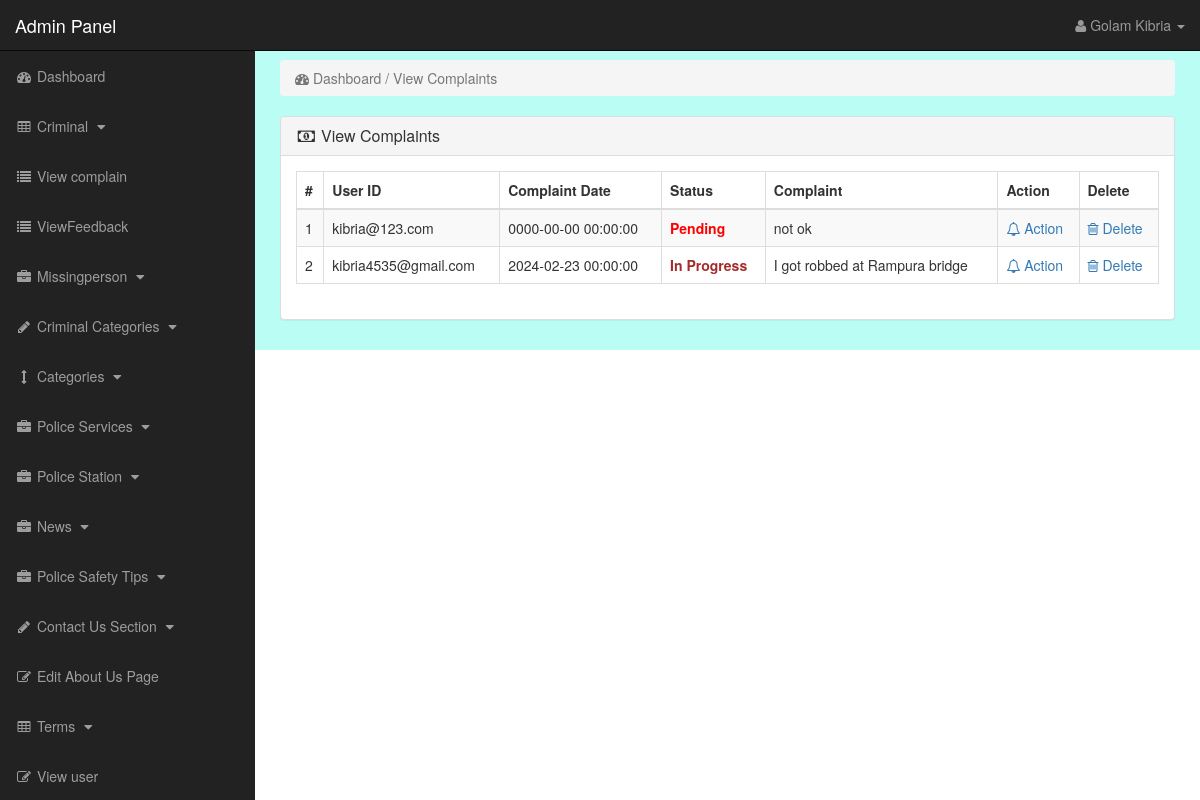
Screenshot of /admin_area/index.php?view_comp (signed in) with the database file from the repository.
### tables this page shows
CREATE TABLE `user_comp` (
  `comp_id` int(11) NOT NULL,
  `user_id` int(11) NOT NULL,
  `comp_date` datetime NOT NULL,
  `comp_status` varchar(50) NOT NULL,
  `complaint` text NOT NULL
);

CREATE TABLE `user` (
  `user_id` int(10) NOT NULL,
  `user_name` varchar(255) NOT NULL,
  `user_email` varchar(255) NOT NULL,
  `user_pass` varchar(255) NOT NULL,
  `user_country` text NOT NULL,
  `user_city` text NOT NULL,
  `user_contact` varchar(255) NOT NULL,
  `user_address` text NOT NULL,
  `user_image` text NOT NULL,
  `user_ip` varchar(255) NOT NULL,
  `user_confirm_code` text NOT NULL
);

### admin_area/view_comp.php (the view, shortened to what this page needs)
<?php
if(!isset($_SESSION['admin_email'])){
    echo "<script>window.open('login.php','_self')</script>";
} else {
?>
<div class="row">
    <div class="col-lg-12">
        <ol class="breadcrumb">
            <li class="active">
                <i class="fa fa-dashboard"></i> Dashboard / View Complaints
            </li>
        </ol>
    </div>
</div>
<div class="row">
    <div class="col-lg-12">
        <div class="panel panel-default">
            <div class="panel-heading">
                <h3 class="panel-title">
                    <i class="fa fa-money fa-fw"></i> View Complaints
                </h3>
            </div>
            <div class="panel-body">
                <div class="table-responsive">
                    <table class="table table-bordered table-hover table-striped">
                        <thead>
                            <tr>
                                <th>#</th>
                                <th>User ID</th>
                                <th>Complaint Date</th>
                                <th>Status</th>
                                <th>Complaint</th>
                                <th>Action</th>
                                <th>Delete</th>
                            </tr>
                        </thead>
                        <tbody>
                        <?php
                        $i = 0;
                        $get_comp = "SELECT * FROM user_comp";
                        $run_comp = mysqli_query($con, $get_comp);
                        while ($row_comp = mysqli_fetch_array($run_comp)) {
                            $comp_id = $row_comp['comp_id'];
                            $user_id = $row_comp['user_id'];
                            $comp_date = $row_comp['comp_date'];
                            $comp_status = $row_comp['comp_status'];
                            $complaint = $row_comp['complaint'];
                            $i++;
                        ?>
                        <tr>
                            <td><?php echo $i; ?></td>
                            <td>
                                <?php
                                $get_user = "SELECT user_email FROM user WHERE user_id='$user_id'";
                                $run_user = mysqli_query($con, $get_user);
                                $row_user = mysqli_fetch_array($run_user);
                                $user_email = $row_user['user_email'];
                                echo $user_email;
                                ?>
                            </td>
                            <td><?php echo $comp_date; ?></td>
                            <td>
                                <?php
                                  if ($comp_status == 'Pending') {
                                    $comp_status = "<b style='color:red;'>Pending</b>";
                                } else if($comp_status == 'In Progress') {
                                    $comp_status = "<b style='color:brown;'>In Progress</b>";
                                }
                                echo $comp_status;
                                ?>
                            </td>
                            <td><?php echo $complaint; ?></td>
                            <td>
                                <a href="index.php?edit_complaint=<?php echo $comp_id; ?>">
                                    <i class="fa fa-bell-o"></i> Action
                                </a>
                            </td>
                            <td>
                                <a href="index.php?comp_delete=<?php echo $comp_id; ?>">
                                    <i class="fa fa-trash-o"></i> Delete
                                </a>
                            </td>
                        </tr>
                        <?php } ?>
                        </tbody>
                    </table>
                </div>
            </div>
        </div>
    </div>
</div>
<?php } ?>

### admin_area/includes/sidebar.php (shortened to what this page needs)
<?php
if (!isset($_SESSION['admin_email'])) {
    echo "<script>window.open('login.php','_self')</script>";
} else {
?>
    <nav class="navbar navbar-inverse navbar-fixed-top">
        <div class="navbar-header">
            <a class="navbar-brand" href="index.php?dashboard">Admin Panel</a>
        </div>
        <ul class="nav navbar-right top-nav">
            <li class="dropdown">
                <a href="#" class="dropdown-toggle" data-toggle="dropdown">
                    <i class="fa fa-user"></i>
                    <?php echo $admin_name; ?> <b class="caret"></b>
                </a>
            </li>
        </ul>
        <div class="collapse navbar-collapse navbar-ex1-collapse">
            <ul class="nav navbar-nav side-nav">
                <li>
                    <a href="index.php?dashboard">
                        <i class="fa fa-fw fa-dashboard"></i> Dashboard
                    </a>
                </li>
                <li>
                    <a href="#" data-toggle="collapse" data-target="#criminal">
                        <i class="fa fa-fw fa-table"></i> Criminal
                        <i class="fa fa-fw fa-caret-down"></i>
                    </a>
                </li>
                <li>
<a href="index.php?view_comp">
    <i class="fa fa-fw fa-list"></i> View complain
</a>
<a href="index.php?view_feed">
    <i class="fa fa-fw fa-list"></i> ViewFeedback
</a>
</li>
                <li>
                    <a href="#" data-toggle="collapse" data-target="#missingperson">
                        <i class="fa fa-fw fa-briefcase"></i> Missingperson
                        <i class="fa fa-fw fa-caret-down"></i>
                    </a>
                </li>
                <li>
                    <a href="#" data-toggle="collapse" data-target="#c_cat">
                        <i class="fa fa-fw fa-pencil"></i> Criminal Categories
                        <i class="fa fa-fw fa-caret-down"></i>
                    </a>
                </li>
                <li>
                    <a href="#" data-toggle="collapse" data-target="#cat">
                        <i class="fa fa-fw fa-arrows-v"></i> Categories
                        <i class="fa fa-fw fa-caret-down"></i>
                    </a>
                </li>
                <li>
                    <a href="#" data-toggle="collapse" data-target="#service">
                        <i class="fa fa-fw fa-briefcase"></i> Police Services
                        <i class="fa fa-fw fa-caret-down"></i>
                    </a>
                </li>
                <li>
                    <a href="#" data-toggle="collapse" data-target="#station">
                        <i class="fa fa-fw fa-briefcase"></i> Police Station
                        <i class="fa fa-fw fa-caret-down"></i>
                    </a>
                </li>
                <li>
                    <a href="#" data-toggle="collapse" data-target="#news">
                        <i class="fa fa-fw fa-briefcase"></i> News
                        <i class="fa fa-fw fa-caret-down"></i>
                    </a>
                </li>
                <li>
                    <a href="#" data-toggle="collapse" data-target="#tips">
                        <i class="fa fa-fw fa-briefcase"></i> Police Safety Tips
                        <i class="fa fa-fw fa-caret-down"></i>
                    </a>
                </li>
                <li>
                    <a href="#" data-toggle="collapse" data-target="#contact_us">
                        <i class="fa fa-fw fa-pencil"> </i> Contact Us Section
                        <i class="fa fa-fw fa-caret-down"></i>
                    </a>
                </li>
                <li>
                    <a href="index.php?edit_about_us">
                        <i class="fa fa-fw fa-edit"></i> Edit About Us Page
                    </a>
                </li>
                <li>
                    <a href="#" data-toggle="collapse" data-target="#terms">
                        <i class="fa fa-fw fa-table"></i> Terms
                        <i class="fa fa-fw fa-caret-down"></i>
                    </a>
                </li>
                <li>
                    <a href="index.php?view_user">
                        <i class="fa fa-fw fa-edit"></i> View user
                    </a>
                </li>
            </ul>
        </div>
    </nav>
<?php } ?>

### admin_area/css/style.css (style rules this page uses)
body { margin-top:100px; }
@media (min-width: 768px) { body { margin-top:50px; } }
.top-nav { padding:0 15px; }
.top-nav>li { display:inline-block; float:left; }
.top-nav>li>a { padding-top:15px; padding-bottom:15px; line-height:20px; color:#999; }
@media (min-width: 768px) { .side-nav { position:fixed; top:51px; width:255px; border-radius:0; overflow-y:auto; background-color: #222; bottom:0; overflow-x:hidden; padding-bottom:40px; } }
@media (min-width: 768px) { .side-nav>li>a { width:255px; } }
.panel-body { border-radius:5px; }

### rows the page displays
user_comp: user.user_email "kibria@123.com", comp_date "0000-00-00 00:00:00", comp_status "Pending", complaint "not ok"
user_comp: user.user_email "kibria4535@gmail.com", comp_date "2024-02-23 00:00:00", comp_status "In Progress", complaint "I got robbed at Rampura bridge"

### other values shown
$admin_name "Golam Kibria"
